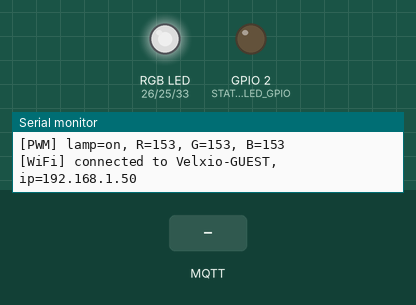
Bench run of a sketch on a simulated ESP32. Parts: an RGB LED mixed from three pins (HIGH = lit), output pins drawn as LEDs (lit = HIGH), the last lines printed to the serial monitor. The inputs (shaded band) are chosen by the test bench. Dim RGB values are drawn brighter than linear; WiFi joins after 1.5 s; servers stay silent unless stated; no MQTT or app messages arrive unless stated.

Above: at 1.6 s.
At 2.8 s:
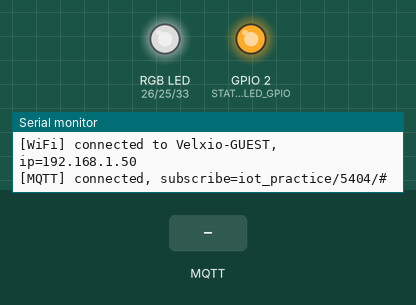
2.9 s: MQTT message "off" arrives on the first subscribed topic
4.4 s: MQTT message "adaptive" arrives on the first subscribed topic
5.9 s: MQTT message "meeting" arrives on the first subscribed topic
Timing chart, 0 to 8.9 s (numbered marks = the images above; inputs shaded):
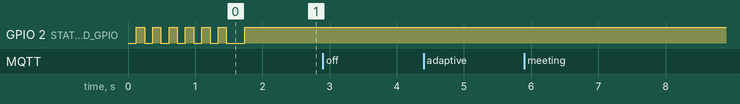

The sketch:

main.ino
```cpp
/*
Выполнила бригада №3
Участники:
- Павлов Аркадий - ответственный за схемы
- Малков Максим - ответственный за код
- Авдеев Евгений - ответственный за отчеты
*/

#include <Arduino.h>
#include <WiFi.h>
#include <PubSubClient.h>

// Подключение к учебной Wi-Fi сети.
static constexpr const char* WIFI_SSID = "Velxio-GUEST";
static constexpr const char* WIFI_PASSWORD = "";

// Локальный MQTT-брокер из docker-compose.
static constexpr const char* MQTT_BROKER_HOST = "172.30.0.10";
static constexpr uint16_t MQTT_BROKER_PORT = 1883;
static constexpr const char* MQTT_CLIENT_ID = "esp32_week11_5404";

// Аппаратные пины: индикатор статуса + RGB-каналы.
static constexpr uint8_t STATUS_LED_GPIO = 2;
static constexpr uint8_t GPIO_R = 26;
static constexpr uint8_t GPIO_G = 25;
static constexpr uint8_t GPIO_B = 33;

// Настройки ШИМ для плавного управления цветом и яркостью.
static constexpr uint8_t PWM_CH_R = 0;
static constexpr uint8_t PWM_CH_G = 1;
static constexpr uint8_t PWM_CH_B = 2;
static constexpr uint16_t PWM_FREQ_HZ = 5000;
static constexpr uint8_t PWM_RESOLUTION_BITS = 8;
static constexpr uint16_t PWM_MAX_DUTY = (1U << PWM_RESOLUTION_BITS) - 1U;

// Топики под задание Node-RED.
static constexpr const char* TOPIC_LAMP = "iot_practice/5404/lamp";
static constexpr const char* TOPIC_VALUE = "iot_practice/5404/lamp/value";
static constexpr const char* TOPIC_COLOR = "iot_practice/5404/lamp/color";
static constexpr const char* TOPIC_SCENE = "iot_practice/5404/lamp/scene";
static constexpr const char* TOPIC_LIGHT_SENSOR = "iot_practice/5404/sensor/physical_light";
static constexpr const char* SUBSCRIBE_TOPIC = "iot_practice/5404/#";

enum SceneMode : uint8_t {
  SCENE_ADAPTIVE = 0,
  SCENE_MEETING = 1,
  SCENE_RELAX = 2,
  SCENE_EMERGENCY = 3,
};

struct LampState {
  bool lampOn = true;
  int brightness = 60;
  uint8_t r = 153;
  uint8_t g = 153;
  uint8_t b = 153;
  SceneMode scene = SCENE_ADAPTIVE;
};

WiFiClient wifiClient;
PubSubClient mqttClient(wifiClient);
LampState state;

unsigned long lastStatusBlinkMs = 0;
unsigned long lastMqttReconnectTryMs = 0;
unsigned long lastWifiReconnectTryMs = 0;
bool wifiConnectedLogged = false;

static void writePwm(uint8_t channel, uint8_t level) {
  const uint32_t duty = static_cast<uint32_t>((level * PWM_MAX_DUTY) / 255U);
  ledcWrite(channel, duty);
}

static void applyLampState() {
  // Когда лампа выключена, принудительно опускаем все каналы в ноль.
  const uint8_t effectiveR = state.lampOn ? state.r : 0;
  const uint8_t effectiveG = state.lampOn ? state.g : 0;
  const uint8_t effectiveB = state.lampOn ? state.b : 0;

  writePwm(PWM_CH_R, effectiveR);
  writePwm(PWM_CH_G, effectiveG);
  writePwm(PWM_CH_B, effectiveB);

  Serial.printf("[PWM] lamp=%s, R=%u, G=%u, B=%u\n",
                state.lampOn ? "on" : "off",
                effectiveR,
                effectiveG,
                effectiveB);
}

static void setUniformBrightness(int percent) {
  state.brightness = constrain(percent, 0, 100);
  const uint8_t level = static_cast<uint8_t>((state.brightness * 255) / 100);
  state.r = level;
  state.g = level;
  state.b = level;
}

static void parseHexColor(const char* text) {
  if (text == nullptr || strlen(text) != 7 || text[0] != '#') {
    return;
  }

  unsigned int red = 0;
  unsigned int green = 0;
  unsigned int blue = 0;
  if (sscanf(text + 1, "%02x%02x%02x", &red, &green, &blue) == 3) {
    state.r = static_cast<uint8_t>(red);
    state.g = static_cast<uint8_t>(green);
    state.b = static_cast<uint8_t>(blue);
  }
}

static void applyScene(SceneMode scene) {
  state.scene = scene;
  switch (scene) {
    case SCENE_ADAPTIVE:
      setUniformBrightness(60);
      break;
    case SCENE_MEETING:
      state.r = 255;
      state.g = 210;
      state.b = 180;
      break;
    case SCENE_RELAX:
      state.r = 255;
      state.g = 140;
      state.b = 70;
      break;
    case SCENE_EMERGENCY:
      state.r = 255;
      state.g = 0;
      state.b = 0;
      break;
  }
}

static int convertSensorToBrightness(int sensorValue) {
  // Преобразуем освещенность в задание яркости:
  // чем больше внешний свет, тем меньше яркость лампы.
  static constexpr int SENSOR_MAX = 10000;
  int clampedSensor = constrain(sensorValue, 0, SENSOR_MAX);
  int inverted = SENSOR_MAX - clampedSensor;
  return (100 * inverted) / SENSOR_MAX;
}

static void handleTopic(const char* topic, const char* payload) {
  if (strcmp(topic, TOPIC_LAMP) == 0) {
    state.lampOn = (strcmp(payload, "off") != 0);
    Serial.printf("[MQTT] lamp=%s\n", state.lampOn ? "on" : "off");
    applyLampState();
    return;
  }

  if (strcmp(topic, TOPIC_VALUE) == 0) {
    setUniformBrightness(atoi(payload));
    Serial.printf("[MQTT] value=%d\n", state.brightness);
    applyLampState();
    return;
  }

  if (strcmp(topic, TOPIC_COLOR) == 0) {
    parseHexColor(payload);
    Serial.printf("[MQTT] color=#%02X%02X%02X\n", state.r, state.g, state.b);
    applyLampState();
    return;
  }

  if (strcmp(topic, TOPIC_SCENE) == 0) {
    if (strcmp(payload, "adaptive") == 0) {
      applyScene(SCENE_ADAPTIVE);
    } else if (strcmp(payload, "meeting") == 0) {
      applyScene(SCENE_MEETING);
    } else if (strcmp(payload, "relax") == 0) {
      applyScene(SCENE_RELAX);
    } else if (strcmp(payload, "emergency") == 0) {
      applyScene(SCENE_EMERGENCY);
    } else {
      Serial.printf("[MQTT] unknown scene=%s\n", payload);
      return;
    }

    Serial.printf("[MQTT] scene applied=%s\n", payload);
    applyLampState();
    return;
  }

  if (strcmp(topic, TOPIC_LIGHT_SENSOR) == 0) {
    int sensorValue = atoi(payload);
    int dimmerValue = convertSensorToBrightness(sensorValue);
    setUniformBrightness(dimmerValue);
    Serial.printf("[MQTT] auto-dimmer sensor=%d -> value=%d\n", sensorValue, state.brightness);
    applyLampState();
    return;
  }
}

static void mqttCallback(char* topic, byte* payload, unsigned int length) {
  if (topic == nullptr) {
    return;
  }

  char buffer[128] = {0};
  unsigned int copyLen = min(length, static_cast<unsigned int>(sizeof(buffer) - 1));
  memcpy(buffer, payload, copyLen);
  buffer[copyLen] = '\0';

  Serial.printf("[MQTT] topic=%s payload=%s\n", topic, buffer);
  handleTopic(topic, buffer);
}

static void connectWifiIfNeeded() {
  wl_status_t status = WiFi.status();
  if (status == WL_CONNECTED) {
    if (!wifiConnectedLogged) {
      Serial.printf("[WiFi] connected to %s, ip=%s\n", WIFI_SSID, WiFi.localIP().toString().c_str());
      wifiConnectedLogged = true;
    }
    return;
  }

  if (wifiConnectedLogged) {
    Serial.printf("[WiFi] lost connection, status=%d\n", static_cast<int>(status));
    wifiConnectedLogged = false;
  }

  unsigned long now = millis();
  if (now - lastWifiReconnectTryMs < 5000) {
    return;
  }
  lastWifiReconnectTryMs = now;

  Serial.printf("[WiFi] reconnect to %s\n", WIFI_SSID);
  WiFi.disconnect();
  WiFi.begin(WIFI_SSID, WIFI_PASSWORD);
}

static void connectMqttIfNeeded() {
  if (WiFi.status() != WL_CONNECTED || mqttClient.connected()) {
    return;
  }

  unsigned long now = millis();
  if (now - lastMqttReconnectTryMs < 2000) {
    return;
  }
  lastMqttReconnectTryMs = now;

  if (mqttClient.connect(MQTT_CLIENT_ID)) {
    mqttClient.subscribe(SUBSCRIBE_TOPIC, 1);
    Serial.printf("[MQTT] connected, subscribe=%s\n", SUBSCRIBE_TOPIC);
  } else {
    Serial.printf("[MQTT] connect failed, rc=%d\n", mqttClient.state());
  }
}

static void updateStatusLed() {
  bool wifiConnected = WiFi.status() == WL_CONNECTED;
  bool mqttConnected = mqttClient.connected();

  if (wifiConnected && mqttConnected) {
    digitalWrite(STATUS_LED_GPIO, HIGH);
    return;
  }

  unsigned long now = millis();
  unsigned long interval = wifiConnected ? 250 : 100;
  if (now - lastStatusBlinkMs >= interval) {
    lastStatusBlinkMs = now;
    digitalWrite(STATUS_LED_GPIO, !digitalRead(STATUS_LED_GPIO));
  }
}

void setup() {
  Serial.begin(115200);

  pinMode(STATUS_LED_GPIO, OUTPUT);
  digitalWrite(STATUS_LED_GPIO, LOW);

  ledcSetup(PWM_CH_R, PWM_FREQ_HZ, PWM_RESOLUTION_BITS);
  ledcSetup(PWM_CH_G, PWM_FREQ_HZ, PWM_RESOLUTION_BITS);
  ledcSetup(PWM_CH_B, PWM_FREQ_HZ, PWM_RESOLUTION_BITS);
  ledcAttachPin(GPIO_R, PWM_CH_R);
  ledcAttachPin(GPIO_G, PWM_CH_G);
  ledcAttachPin(GPIO_B, PWM_CH_B);

  applyScene(SCENE_ADAPTIVE);
  applyLampState();

  WiFi.mode(WIFI_STA);
  WiFi.begin(WIFI_SSID, WIFI_PASSWORD);

  mqttClient.setServer(MQTT_BROKER_HOST, MQTT_BROKER_PORT);
  mqttClient.setCallback(mqttCallback);
}

void loop() {
  connectWifiIfNeeded();
  connectMqttIfNeeded();

  if (mqttClient.connected()) {
    mqttClient.loop();
  }

  updateStatusLed();
  delay(30);
}
```
